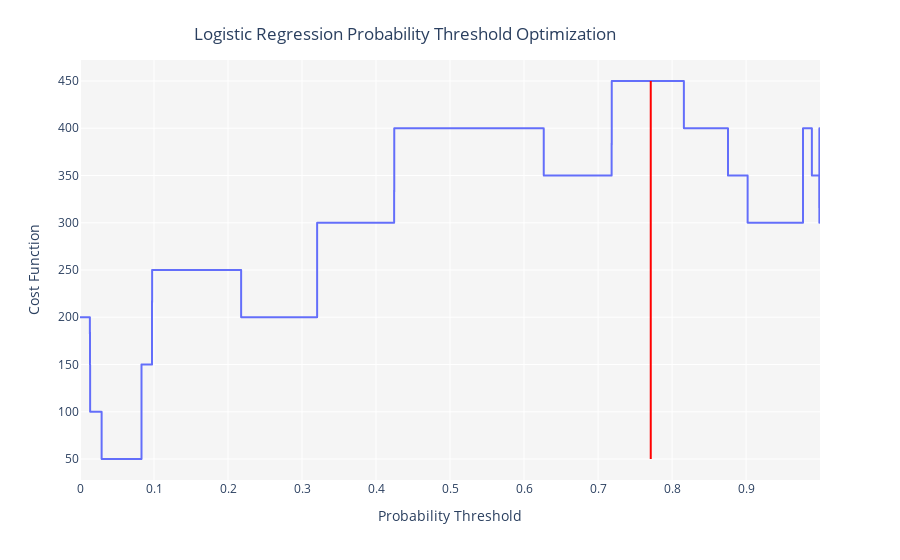

Here is the notebook cell this chart was saved with:
### Code cell
optimized_threshold = optimize_threshold(blender_specific, true_negative=50, false_negative=0, false_positive=-50, true_positive=50)

### Figure 1 — Plotly figure (JSON) as saved in the notebook; plotly's stock layout.template omitted (floating-point values rounded to 4 significant figures; data arrays with more than 128 entries replaced by an {"elided": "..."} marker saying what was removed)
{"data": [{"hovertemplate": "Probability Threshold=%{x}<br>Cost Function=%{y}<extra></extra>", "legendgroup": "", "line": {"color": "#636efa", "dash": "solid", "shape": "linear"}, "mode": "lines", "name": "", "showlegend": false, "type": "scattergl", "x": {"elided": "10000 float values"}, "xaxis": "x", "y": {"elided": "10000 int values"}, "yaxis": "y"}], "layout": {"legend": {"tracegroupgap": 0}, "margin": {"t": 60}, "plot_bgcolor": "rgb(245,245,245)", "shapes": [{"line": {"color": "red", "width": 2}, "type": "line", "x0": 0.7712, "x1": 0.7712, "y0": 50, "y1": 450}], "title": {"text": "Logistic Regression Probability Threshold Optimization", "x": 0.45, "xanchor": "center", "y": 0.95, "yanchor": "top"}, "xaxis": {"anchor": "y", "domain": [0, 1], "title": {"text": "Probability Threshold"}}, "yaxis": {"anchor": "x", "domain": [0, 1], "title": {"text": "Cost Function"}}}}
